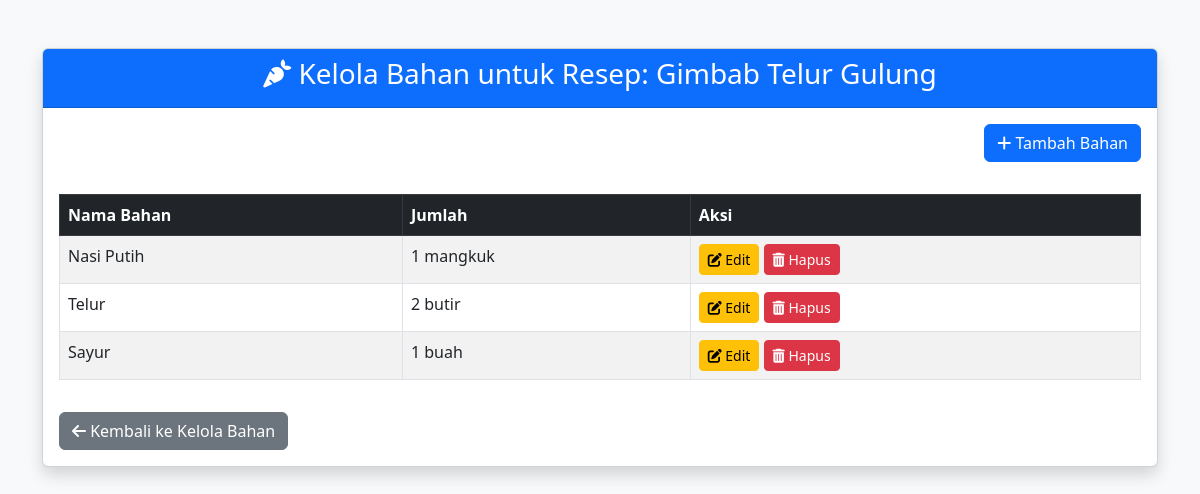
The app's page /raresep/admin/kelola_bahan_detail.php?id_resep=6 (signed in) with its own data.
### tables this page shows
CREATE TABLE `resep` (
  `id_resep` int(11) NOT NULL,
  `judul_resep` varchar(50) NOT NULL,
  `deskripsi` text DEFAULT NULL,
  `id_kategori` int(11) DEFAULT NULL,
  `waktu_masak` int(11) DEFAULT NULL,
  `gambar_resep` varchar(255) DEFAULT NULL,
  `tanggal_posting` timestamp NOT NULL DEFAULT current_timestamp() ON UPDATE current_timestamp()
);

CREATE TABLE `bahan` (
  `id_bahan` int(11) NOT NULL,
  `id_resep` int(11) DEFAULT NULL,
  `nama_bahan` varchar(255) NOT NULL,
  `jumlah` varchar(255) DEFAULT NULL
);

### raresep/admin/kelola_bahan_detail.php (the view, shortened to what this page needs)
<?php
include '../config/db.php';
$id_resep = $_GET['id_resep'];
$queryResep = "SELECT judul_resep FROM resep WHERE id_resep = $id_resep";
$resultResep = $conn->query($queryResep);
$resep = $resultResep->fetch_assoc();
$queryBahan = "SELECT * FROM bahan WHERE id_resep = $id_resep";
$resultBahan = $conn->query($queryBahan);
$id_resep = $_GET['id_resep'];
?>
<!DOCTYPE html>
<html lang="id">
<head>
    <link href="https://cdn.jsdelivr.net/npm/bootstrap@5.3.0/dist/css/bootstrap.min.css" rel="stylesheet">
    <link rel="stylesheet" href="https://cdnjs.cloudflare.com/ajax/libs/font-awesome/6.4.2/css/all.min.css">
</head>
<body class="bg-light">
    <div class="container mt-5">
        <div class="card shadow">
            <div class="card-header bg-primary text-white text-center">
                <h3><i class="fas fa-carrot"></i> Kelola Bahan untuk Resep: <?php echo $resep['judul_resep']; ?></h3>
            </div>
            <div class="card-body">
                <div class="text-end mb-3">
                <button type="button" class="btn btn-primary mb-3" data-bs-toggle="modal" data-bs-target="#tambahBahanModal">
    <i class="fas fa-plus"></i> Tambah Bahan
</button>
                </div>
                <div class="table-responsive">
                    <table class="table table-bordered table-striped">
                        <thead class="table-dark">
                            <tr>
                                <th>Nama Bahan</th>
                                <th>Jumlah</th>
                                <th>Aksi</th>
                            </tr>
                        </thead>
                        <tbody>
                            <?php while ($row = $resultBahan->fetch_assoc()) { ?>
                            <tr>
                                <td><?php echo $row['nama_bahan']; ?></td>
                                <td><?php echo $row['jumlah']; ?></td>
                                <td>
                                    <a href="edit_bahan.php?id_bahan=<?php echo $row['id_bahan']; ?>&id_resep=<?php echo $id_resep; ?>"
                                       class="btn btn-warning btn-sm">
                                        <i class="fas fa-edit"></i> Edit
                                    </a>
                                    <a href="hapus_bahan.php?id_bahan=<?php echo $row['id_bahan']; ?>&id_resep=<?php echo $id_resep; ?>"
                                       class="btn btn-danger btn-sm"
                                       onclick="return confirm('Yakin ingin menghapus?');">
                                        <i class="fas fa-trash-alt"></i> Hapus
                                    </a>
                                </td>
                            </tr>
                            <?php } ?>
                        </tbody>
                    </table>
                </div>
                <a href="kelola_bahan.php" class="btn btn-secondary mt-3">
                    <i class="fas fa-arrow-left"></i> Kembali ke Kelola Bahan
                </a>
            </div>
        </div>
    </div>
</body>
</html>

### records on screen
resep: judul_resep "Gimbab Telur Gulung"
bahan: nama_bahan "Nasi Putih", jumlah "1 mangkuk"
bahan: nama_bahan "Telur", jumlah "2 butir"
bahan: nama_bahan "Sayur", jumlah "1 buah"
